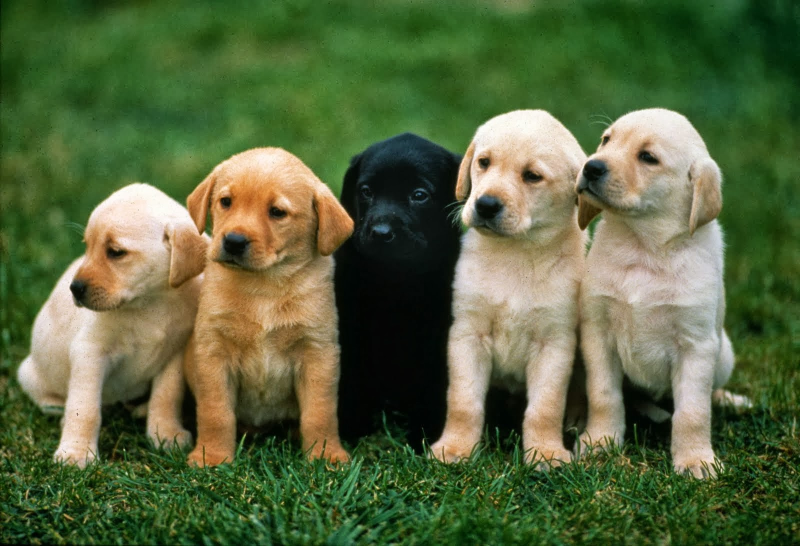
#> input picture FunSideProjects/dog2.jpg, 1600 x 1092 px, found by its file name (shown at 1/2 size)
$ python 'old image to audio.py'
#> lines starting #> are read from the running program, lines starting #| are printed output that depends on the picture
import cv2
import numpy as np
import simpleaudio as sa
import time

def get_average_color(image_path):
    img = cv2.imread(image_path)
#> img is the input picture: shape (1092, 1600, 3); mean B, G, R 62.8, 102.9, 88.2
    img = cv2.resize(img, (50, 50))  # Resize to 50x50 for faster processing
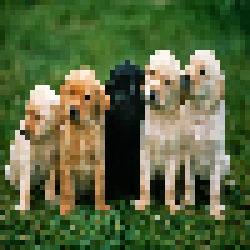
#> img: shape (50, 50, 3) (shown 5 times larger); mean B, G, R 63.1, 103.3, 88.7
    avg_color = cv2.mean(img)[:3][::-1]  # Convert BGR to RGB
#> avg_color = (88.72, 103.3, 63.1)
    return avg_color

def generate_waveform(t, frequency, waveform_type):
    if waveform_type == 'sine':
        return np.sin(2 * np.pi * frequency * t)
    elif waveform_type == 'square':
        return np.sign(np.sin(2 * np.pi * frequency * t))
    elif waveform_type == 'sawtooth':
        return 2 * (frequency * t - np.floor(0.5 + frequency * t))
    else:  # triangle
        return 2 * np.abs(2 * (frequency * t - np.floor(0.5 + frequency * t))) - 1

def generate_chord(root_freq, is_major, waveform_type, duration=1, sample_rate=44100):
    t = np.linspace(0, duration, int(sample_rate * duration), False)

    # Generate frequencies for root, third, and fifth
    frequencies = [root_freq, root_freq * (5/4 if is_major else 6/5), root_freq * 3/2]

    chord = sum(generate_waveform(t, freq, waveform_type) for freq in frequencies)

    # Normalize and convert to 16-bit PCM
    chord = np.int16(chord / np.max(np.abs(chord)) * 32767)
    return chord

def play_color_chord(image_path):
    start_time = time.time()

    # Get average color
    r, g, b = get_average_color(image_path)
#> r = 88.72; g = 103.3; b = 63.1
    print(f"Average color: R:{r:.0f}, G:{g:.0f}, B:{b:.0f}")
#| Average color: R:89, G:103, B:63

    # Determine chord type (major/minor)
    is_major = g > 127
#> is_major = False
    chord_type = "major" if is_major else "minor"
#> chord_type = 'minor'

    # Determine root note (based on blue value)
    root_freq = 220 + (b / 255) * 440  # Map blue to frequency range 220-660 Hz
#> root_freq = 328.9

    # Determine waveform type (based on red value)
    waveform_types = ['sine', 'square', 'sawtooth', 'triangle']
    waveform_type = waveform_types[int(r / 64)]  # Divide red value into 4 ranges
#> waveform_type = 'square'

    print(f"Generating {chord_type} chord with root {root_freq:.2f} Hz using {waveform_type} waveform")
#| Generating minor chord with root 328.87 Hz using square waveform

    # Generate and play chord
    audio = generate_chord(root_freq, is_major, waveform_type)
#> in generate_chord, `frequencies = [root_freq, root_freq * (5/4 if is_major else 6/5), root..`: frequencies = [328.9, 394.6, 493.3]
    play_obj = sa.play_buffer(audio, 1, 2, 44100)
    play_obj.wait_done()

    end_time = time.time()
    print(f"Total execution time: {end_time - start_time:.3f} seconds")

# Main execution
#image_path = r"C:\Users\DB\Desktop\FunSideProjects\dog.jpeg"
image_path = r"C:\Users\DB\Desktop\FunSideProjects\dog2.jpg"
play_color_chord(image_path)
#> (the call stopped at in play_color_chord, `play_obj = sa.play_buffer(audio, 1, 2, 44100)`: simpleaudio is not available in this run)
